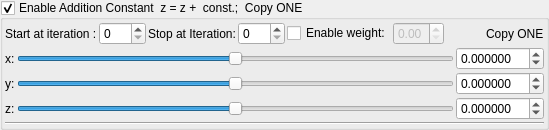
    <widget class="MyGroupBox" name="groupCheck_transform_additionConstant1_enabled">
     <property name="title">
      <string>Enable Addition Constant  z = z +  const.;  Copy ONE</string>
     </property>
     <property name="checkable">
      <bool>true</bool>
     </property>
     <layout class="QVBoxLayout" name="verticalLayout_11" stretch="0,0,0">
      <property name="spacing">
       <number>2</number>
      </property>
      <property name="leftMargin">
       <number>2</number>
      </property>
      <property name="topMargin">
       <number>2</number>
      </property>
      <property name="rightMargin">
       <number>2</number>
      </property>
      <property name="bottomMargin">
       <number>2</number>
      </property>
      <item>
       <layout class="QGridLayout" name="gridLayout_3">
        <property name="leftMargin">
         <number>0</number>
        </property>
        <property name="topMargin">
         <number>0</number>
        </property>
        <item row="0" column="6">
         <widget class="QCheckBox" name="checkBox_transform_additionConstant1_weight_enabled">
          <property name="text">
           <string>Enable weight:</string>
          </property>
         </widget>
        </item>
        <item row="0" column="3">
         <widget class="MySpinBox" name="spinboxInt_transform_additionConstant1_stop_iterations">
          <property name="sizePolicy">
           <sizepolicy hsizetype="Minimum" vsizetype="Maximum">
            <horstretch>0</horstretch>
            <verstretch>0</verstretch>
           </sizepolicy>
          </property>
          <property name="maximum">
           <number>250</number>
          </property>
         </widget>
        </item>
        <item row="0" column="2">
         <widget class="QLabel" name="label_52">
          <property name="text">
           <string>Stop at Iteration:</string>
          </property>
         </widget>
        </item>
        <item row="0" column="7">
         <widget class="MyDoubleSpinBox" name="spinbox_transform_additionConstant1_weight">
          <property name="enabled">
           <bool>false</bool>
          </property>
          <property name="sizePolicy">
           <sizepolicy hsizetype="Minimum" vsizetype="Maximum">
            <horstretch>0</horstretch>
            <verstretch>0</verstretch>
           </sizepolicy>
          </property>
          <property name="decimals">
           <number>2</number>
          </property>
          <property name="minimum">
           <double>0.000000000000000</double>
          </property>
          <property name="maximum">
           <double>1.000000000000000</double>
          </property>
          <property name="singleStep">
           <double>0.100000000000000</double>
          </property>
         </widget>
        </item>
        <item row="0" column="1">
         <widget class="MySpinBox" name="spinboxInt_transform_additionConstant1_start_iterations">
          <property name="sizePolicy">
           <sizepolicy hsizetype="Minimum" vsizetype="Maximum">
            <horstretch>0</horstretch>
            <verstretch>0</verstretch>
           </sizepolicy>
          </property>
          <property name="minimum">
           <number>0</number>
          </property>
          <property name="maximum">
           <number>250</number>
          </property>
          <property name="value">
           <number>0</number>
          </property>
         </widget>
        </item>
        <item row="0" column="9">
         <widget class="QLabel" name="label_116">
          <property name="text">
           <string>Copy ONE</string>
          </property>
         </widget>
        </item>
        <item row="0" column="0">
         <widget class="QLabel" name="label_49">
          <property name="sizePolicy">
           <sizepolicy hsizetype="Preferred" vsizetype="Preferred">
            <horstretch>0</horstretch>
            <verstretch>0</verstretch>
           </sizepolicy>
          </property>
          <property name="text">
           <string>Start at iteration :</string>
          </property>
         </widget>
        </item>
        <item row="0" column="8">
         <spacer name="horizontalSpacer_2">
          <property name="orientation">
           <enum>Qt::Horizontal</enum>
          </property>
          <property name="sizeHint" stdset="0">
           <size>
            <width>40</width>
            <height>20</height>
           </size>
          </property>
         </spacer>
        </item>
       </layout>
      </item>
      <item>
       <layout class="QGridLayout" name="gridLayout_13">
        <property name="spacing">
         <number>2</number>
        </property>
        <item row="2" column="2">
         <widget class="MyDoubleSpinBox" name="spinbox3_transform_additionConstant1_z">
          <property name="sizePolicy">
           <sizepolicy hsizetype="Minimum" vsizetype="Maximum">
            <horstretch>0</horstretch>
            <verstretch>0</verstretch>
           </sizepolicy>
          </property>
          <property name="decimals">
           <number>6</number>
          </property>
          <property name="minimum">
           <double>-99.989999999999995</double>
          </property>
          <property name="singleStep">
           <double>0.100000000000000</double>
          </property>
         </widget>
        </item>
        <item row="1" column="2">
         <widget class="MyDoubleSpinBox" name="spinbox3_transform_additionConstant1_y">
          <property name="sizePolicy">
           <sizepolicy hsizetype="Minimum" vsizetype="Maximum">
            <horstretch>0</horstretch>
            <verstretch>0</verstretch>
           </sizepolicy>
          </property>
          <property name="decimals">
           <number>6</number>
          </property>
          <property name="minimum">
           <double>-99.989999999999995</double>
          </property>
          <property name="singleStep">
           <double>0.100000000000000</double>
          </property>
         </widget>
        </item>
        <item row="0" column="2">
         <widget class="MyDoubleSpinBox" name="spinbox3_transform_additionConstant1_x">
          <property name="sizePolicy">
           <sizepolicy hsizetype="Minimum" vsizetype="Maximum">
            <horstretch>0</horstretch>
            <verstretch>0</verstretch>
           </sizepolicy>
          </property>
          <property name="prefix">
           <string/>
          </property>
          <property name="decimals">
           <number>6</number>
          </property>
          <property name="minimum">
           <double>-99.989999999999995</double>
          </property>
          <property name="singleStep">
           <double>0.100000000000000</double>
          </property>
         </widget>
        </item>
        <item row="0" column="0">
         <widget class="QLabel" name="label_3">
          <property name="text">
           <string>x:</string>
          </property>
         </widget>
        </item>
        <item row="2" column="1">
         <widget class="QSlider" name="slider3_transform_additionConstant1_z">
          <property name="sizePolicy">
           <sizepolicy hsizetype="Expanding" vsizetype="Maximum">
            <horstretch>0</horstretch>
            <verstretch>0</verstretch>
           </sizepolicy>
          </property>
          <property name="minimum">
           <number>-5000000</number>
          </property>
          <property name="maximum">
           <number>5000000</number>
          </property>
          <property name="orientation">
           <enum>Qt::Horizontal</enum>
          </property>
         </widget>
        </item>
        <item row="0" column="1">
         <widget class="QSlider" name="slider3_transform_additionConstant1_x">
          <property name="sizePolicy">
           <sizepolicy hsizetype="Expanding" vsizetype="Maximum">
            <horstretch>0</horstretch>
            <verstretch>0</verstretch>
           </sizepolicy>
          </property>
          <property name="minimum">
           <number>-5000000</number>
          </property>
          <property name="maximum">
           <number>5000000</number>
          </property>
          <property name="orientation">
           <enum>Qt::Horizontal</enum>
          </property>
         </widget>
        </item>
        <item row="1" column="1">
         <widget class="QSlider" name="slider3_transform_additionConstant1_y">
          <property name="sizePolicy">
           <sizepolicy hsizetype="Expanding" vsizetype="Maximum">
            <horstretch>0</horstretch>
            <verstretch>0</verstretch>
           </sizepolicy>
          </property>
          <property name="minimum">
           <number>-5000000</number>
          </property>
          <property name="maximum">
           <number>5000000</number>
          </property>
          <property name="orientation">
           <enum>Qt::Horizontal</enum>
          </property>
         </widget>
        </item>
        <item row="2" column="0">
         <widget class="QLabel" name="label_11">
          <property name="text">
           <string>z:</string>
          </property>
         </widget>
        </item>
        <item row="1" column="0">
         <widget class="QLabel" name="label_4">
          <property name="text">
           <string>y:</string>
          </property>
         </widget>
        </item>
       </layout>
      </item>
      <item>
       <widget class="Line" name="line_11">
        <property name="orientation">
         <enum>Qt::Horizontal</enum>
        </property>
       </widget>
      </item>
     </layout>
    </widget>
